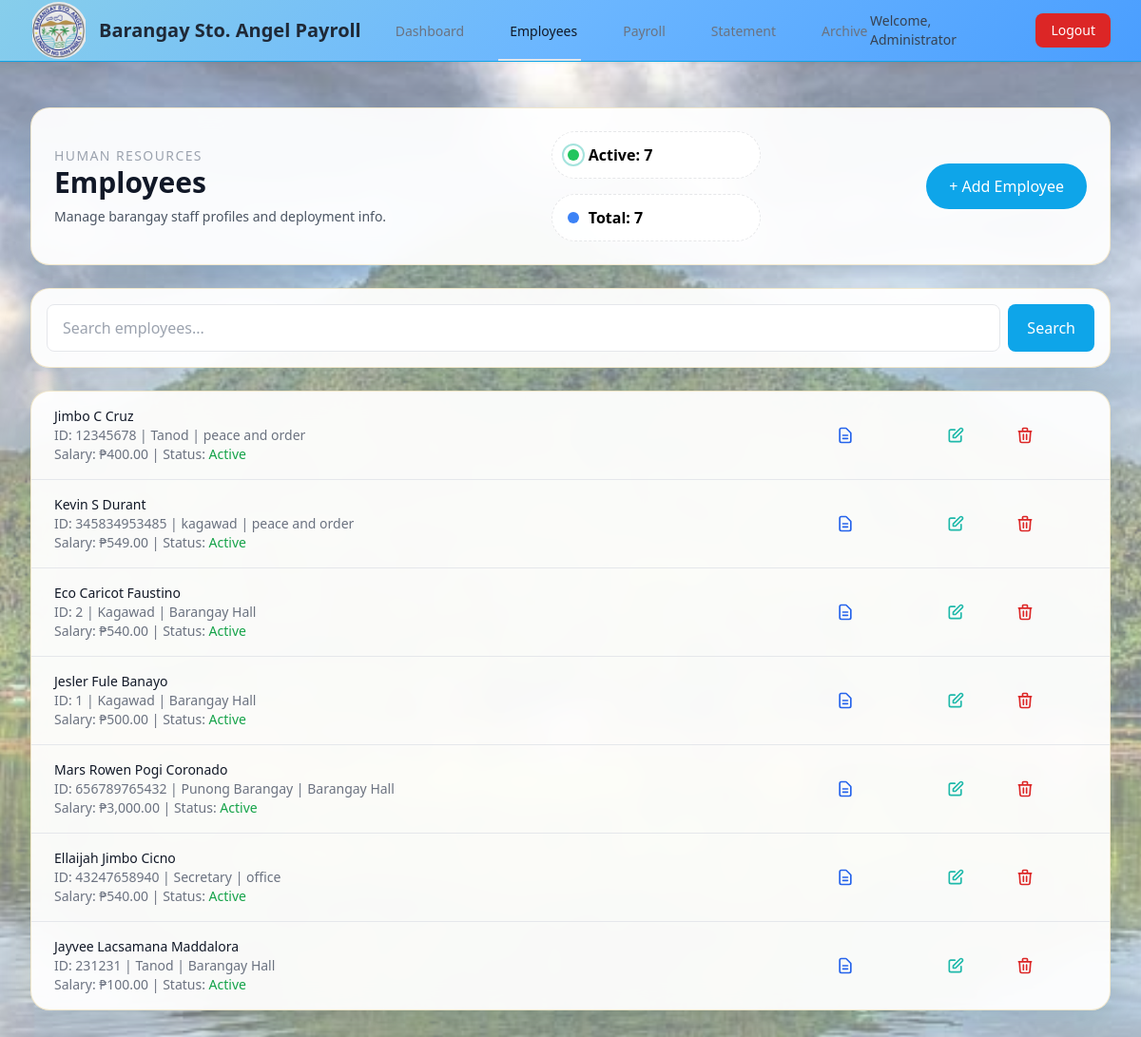
Page /Kamote/admin/employees.php (signed in) on the committed database.
### tables this page shows
CREATE TABLE `employees` (
  `id` varchar(255) NOT NULL,
  `employee_id` varchar(100) NOT NULL,
  `first_name` varchar(255) NOT NULL,
  `last_name` varchar(255) NOT NULL,
  `middle_name` varchar(255) DEFAULT NULL,
  `email` varchar(255) DEFAULT NULL,
  `phone` varchar(50) DEFAULT NULL,
  `address` text DEFAULT NULL,
  `position` varchar(255) NOT NULL,
  `department` varchar(255) NOT NULL,
  `employment_type` varchar(50) NOT NULL,
  `base_salary` decimal(10,2) NOT NULL,
  `date_hired` date NOT NULL,
  `status` varchar(50) DEFAULT 'Active',
  `created_at` timestamp NOT NULL DEFAULT current_timestamp(),
  `updated_at` timestamp NOT NULL DEFAULT current_timestamp() ON UPDATE current_timestamp()
);

### Kamote/includes/functions.php (called while the page is built, shortened)
<?php
function sanitize($data) {
    return htmlspecialchars(strip_tags(trim($data)));
}
function base_url($path = '') {
    $base = rtrim(BASE_URL, '/');
    return $base . '/' . ltrim($path, '/');
}
function formatCurrency($amount) {
    return '₱' . number_format($amount, 2);
}
?>

### Kamote/includes/auth.php (called while the page is built, shortened)
<?php
function getCurrentAdmin() {
    $pdo = getDB();
    $stmt = $pdo->prepare("SELECT id, username, name, email FROM admins WHERE id = ?");
    $stmt->execute([$_SESSION['admin_id']]);
    return $stmt->fetch();
}
?>

### Kamote/admin/employees.php (the view, shortened to what this page needs)
<?php
$pdo = getDB();
$search = sanitize($_GET['search'] ?? '');
$stats = [
    'total_employees' => $pdo->query("SELECT COUNT(*) FROM employees")->fetchColumn(),
    'active_employees' => $pdo->query("SELECT COUNT(*) FROM employees WHERE status = 'Active'")->fetchColumn(),
];
$query = "SELECT * FROM employees";
$params = [];
$query .= " ORDER BY created_at DESC";
$stmt = $pdo->prepare($query);
$stmt->execute($params);
$employees = $stmt->fetchAll();
?>
<!DOCTYPE html>
<html lang="en">
<head>
    <link rel="stylesheet" href="../assets/css/admin.css">
    <script src="https://cdn.tailwindcss.com"></script>
</head>
<body class="min-h-screen page-gradient">
    <?php include __DIR__ . '/includes/header.php'; ?>
    <main class="max-w-7xl mx-auto py-6 sm:px-6 lg:px-8">
        <div class="px-4 py-6 sm:px-0 space-y-6">
            <div class="glass-card tilt-hover p-6 flex flex-col md:flex-row md:items-center md:justify-between gap-4">
                <div>
                    <p class="text-sm uppercase tracking-widest text-gray-400">Human Resources</p>
                    <h1 class="text-3xl font-bold text-gray-900">Employees</h1>
                    <p class="mt-2 text-sm text-gray-600">Manage barangay staff profiles and deployment info.</p>
                </div>
                <div class="data-grid">
                    <div class="data-pill">
                        <span class="pulse-dot inline-block w-3 h-3 rounded-full bg-green-500"></span>
                        Active: <?php echo $stats['active_employees'] ?? '—'; ?>
                    </div>
                    <div class="data-pill">
                        <span class="inline-block w-3 h-3 rounded-full bg-blue-500"></span>
                        Total: <?php echo $stats['total_employees'] ?? '—'; ?>
                    </div>
                </div>
                <a href="<?php echo base_url('admin/employees.php?action=new'); ?>" class="px-6 py-3 bg-sky-500 text-white rounded-full hover:bg-sky-600 transition text-center">
                    + Add Employee
                </a>
            </div>
            <div class="glass-card tilt-hover p-4">
                <form method="GET" class="flex flex-col md:flex-row gap-2">
                    <input
                        type="text"
                        name="search"
                        placeholder="Search employees..."
                        value="<?php echo htmlspecialchars($search); ?>"
                        class="w-full px-4 py-3 border border-gray-200 rounded-lg focus:ring-2 focus:ring-primary-500 focus:border-transparent"
                    />
                    <div class="flex gap-2">
                        <button type="submit" class="px-5 py-3 bg-sky-500 hover:bg-sky-600 text-white rounded-lg transition">
                            Search
                        </button>
                    </div>
                </form>
            </div>
            <div class="glass-card overflow-hidden">
                <?php if (empty($employees)): ?>
                    <div class="px-6 py-8 text-center text-gray-500">
                        No employees found
                    </div>
                <?php else: ?>
                    <ul class="divide-y divide-gray-200">
                        <?php foreach ($employees as $employee): ?>
                            <li class="px-6 py-4 hover:bg-gray-50">
                                <div class="flex items-center justify-between">
                                    <div class="flex-1">
                                        <p class="text-sm font-medium text-gray-900">
                                            <?php echo htmlspecialchars($employee['first_name'] . ' ' . ($employee['middle_name'] ? $employee['middle_name'] . ' ' : '') . $employee['last_name']); ?>
                                        </p>
                                        <p class="text-sm text-gray-500">
                                            ID: <?php echo htmlspecialchars($employee['employee_id']); ?> |
                                            <?php echo htmlspecialchars($employee['position']); ?> |
                                            <?php echo htmlspecialchars($employee['department']); ?>
                                        </p>
                                        <p class="text-sm text-gray-500">
                                            Salary: <?php echo formatCurrency($employee['base_salary']); ?> |
                                            Status: <span class="font-medium <?php echo $employee['status'] === 'Active' ? 'text-green-600' : 'text-red-600'; ?>">
                                                <?php echo htmlspecialchars($employee['status']); ?>
                                            </span>
                                        </p>
                                    </div>
                                    <div class="flex space-x-2">
                                        <a href="<?php echo base_url('admin/statement-of-account.php?employee_id=' . $employee['id']); ?>" class="group inline-flex items-center gap-1 text-blue-600 hover:text-blue-800 text-sm font-medium px-2 py-1 rounded hover:bg-blue-50 transition relative">
                                            <svg xmlns="http://www.w3.org/2000/svg" class="h-5 w-5" fill="none" viewBox="0 0 24 24" stroke="currentColor">
                                                <path stroke-linecap="round" stroke-linejoin="round" stroke-width="2" d="M9 12h6m-6 4h6m2 5H7a2 2 0 01-2-2V5a2 2 0 012-2h5.586a1 1 0 01.707.293l5.414 5.414a1 1 0 01.293.707V19a2 2 0 01-2 2z" />
                                            </svg>
                                        </a>
                                        <a href="<?php echo base_url('admin/employees.php?action=edit&id=' . $employee['id']); ?>" class="group inline-flex items-center gap-1 text-primary-600 hover:text-primary-800 text-sm font-medium px-2 py-1 rounded hover:bg-primary-50 transition relative">
                                            <svg xmlns="http://www.w3.org/2000/svg" class="h-5 w-5" fill="none" viewBox="0 0 24 24" stroke="currentColor">
                                                <path stroke-linecap="round" stroke-linejoin="round" stroke-width="2" d="M11 5H6a2 2 0 00-2 2v11a2 2 0 002 2h11a2 2 0 002-2v-5m-1.414-9.414a2 2 0 112.828 2.828L11.828 15H9v-2.828l8.586-8.586z" />
                                            </svg>
                                        </a>
                                        <a href="<?php echo base_url('admin/employees.php?delete=' . $employee['id']); ?>"
                                           onclick="return confirm('Are you sure you want to delete this employee?')"
                                           class="group inline-flex items-center gap-1 text-red-600 hover:text-red-800 text-sm font-medium px-2 py-1 rounded hover:bg-red-50 transition relative">
                                            <svg xmlns="http://www.w3.org/2000/svg" class="h-5 w-5" fill="none" viewBox="0 0 24 24" stroke="currentColor">
                                                <path stroke-linecap="round" stroke-linejoin="round" stroke-width="2" d="M19 7l-.867 12.142A2 2 0 0116.138 21H7.862a2 2 0 01-1.995-1.858L5 7m5 4v6m4-6v6m1-10V4a1 1 0 00-1-1h-4a1 1 0 00-1 1v3M4 7h16" />
                                            </svg>
                                        </a>
                                    </div>
                                </div>
                            </li>
                        <?php endforeach; ?>
                    </ul>
                <?php endif; ?>
            </div>
        </div>
    </main>
</body>
</html>

### Kamote/admin/includes/header.php
<?php
$current_page = basename($_SERVER['PHP_SELF']);
$admin = getCurrentAdmin();
?>
<nav class="backdrop-blur shadow-sm border-b border-sky-500" style="background: linear-gradient(135deg, #87CEEB 0%, #6BB6FF 50%, #4A9EFF 100%);">
    <div class="max-w-7xl mx-auto px-4 sm:px-6 lg:px-8">
        <div class="flex justify-between h-16">
            <div class="flex">
                <div class="flex-shrink-0 flex items-center">
                    <img src="<?php echo base_url('img/logo.jpeg.jpg'); ?>" alt="Barangay Seal" class="h-10 w-10 mr-3" style="height: 60px; width: 60px; object-fit: contain; border-radius: 50%;">
                    <h1 class="text-xl font-bold text-gray-800">
                        Barangay Sto. Angel Payroll
                    </h1>
                </div>
                <div class="hidden sm:ml-6 sm:flex sm:space-x-8">
                    <a href="<?php echo base_url('admin/dashboard.php'); ?>" class="<?php echo $current_page === 'dashboard.php' ? 'border-primary-500 text-gray-900' : 'border-transparent text-gray-500 hover:border-gray-300 hover:text-gray-700'; ?> inline-flex items-center px-1 pt-1 border-b-2 text-sm font-medium">
                        <span class="mr-2"> </span> Dashboard
                    </a>
                    <a href="<?php echo base_url('admin/employees.php'); ?>" class="<?php echo $current_page === 'employees.php' ? 'border-primary-500 text-gray-900' : 'border-transparent text-gray-500 hover:border-gray-300 hover:text-gray-700'; ?> inline-flex items-center px-1 pt-1 border-b-2 text-sm font-medium">
                        <span class="mr-2"> </span> Employees
                    </a>
                    <a href="<?php echo base_url('admin/payroll.php'); ?>" class="<?php echo $current_page === 'payroll.php' ? 'border-primary-500 text-gray-900' : 'border-transparent text-gray-500 hover:border-gray-300 hover:text-gray-700'; ?> inline-flex items-center px-1 pt-1 border-b-2 text-sm font-medium">
                        <span class="mr-2"> </span> Payroll
                    </a>
                    <a href="<?php echo base_url('admin/statement-of-account.php'); ?>" class="<?php echo $current_page === 'statement-of-account.php' || $current_page === 'statement-print.php' ? 'border-primary-500 text-gray-900' : 'border-transparent text-gray-500 hover:border-gray-300 hover:text-gray-700'; ?> inline-flex items-center px-1 pt-1 border-b-2 text-sm font-medium">
                        <span class="mr-2"> </span> Statement
                    </a>
                    <a href="<?php echo base_url('admin/payroll-archive.php'); ?>" class="<?php echo $current_page === 'payroll-archive.php' ? 'border-primary-500 text-gray-900' : 'border-transparent text-gray-500 hover:border-gray-300 hover:text-gray-700'; ?> inline-flex items-center px-1 pt-1 border-b-2 text-sm font-medium">
                        <span class="mr-2"> </span> Archive
                    </a>
                </div>
            </div>
            <div class="flex items-center">
                <span class="text-sm text-gray-700 mr-4">
                    Welcome, <?php echo htmlspecialchars($admin['name'] ?? $admin['username']); ?>
                </span>
                <a href="<?php echo base_url('logout.php'); ?>" class="bg-red-600 hover:bg-red-700 text-white px-4 py-2 rounded-lg text-sm font-medium transition">
                    Logout
                </a>
            </div>
        </div>
    </div>
</nav>

### Kamote/assets/css/admin.css (style rules this page uses)
:root { --admin-bg: #ffffff; --admin-card: rgba(255, 255, 255, 0.94); --admin-border: rgba(224, 201, 130, 0.4); --admin-shadow: 0 12px 40px rgba(12, 77, 82, 0.12); --accent-teal: #1fb9aa; --accent-yellow: #ffd36b; }
.page-gradient { background: var(--admin-bg); min-height: 100vh; position: relative; }
.page-gradient::before { content: ""; position: fixed; top: 0; left: 0; width: 100%; height: 100%; background-image: url('../img/lakes.jpg'); background-size: cover; background-position: center; background-repeat: no-repeat; background-attachment: fixed; opacity: 0.5; z-index: 0; pointer-events: none; }
.page-gradient > * { position: relative; z-index: 1; }
.glass-card { background: var(--admin-card); border: 1px solid var(--admin-border); border-radius: 1.25rem; box-shadow: var(--admin-shadow); backdrop-filter: blur(12px); }
.tilt-hover { transition: transform 0.25s ease, box-shadow 0.25s ease; }
.pulse-dot { position: relative; }
.pulse-dot::after { content: ""; position: absolute; inset: -6px; border-radius: 50%; border: 2px solid rgba(31, 185, 170, 0.4); animation: pulse 2.5s infinite; }
.data-grid { display: grid; gap: 1rem; grid-template-columns: repeat(auto-fit, minmax(220px, 1fr)); }
.data-pill { border-radius: 999px; padding: 0.75rem 1rem; border: 1px dashed rgba(15, 23, 42, 0.1); background: rgba(255, 255, 255, 0.85); display: flex; align-items: center; gap: 0.6rem; font-weight: 600; }

### rows in the picture
employees: first_name+middle_name+last_name "Jimbo C Cruz", employee "12345678", position "Tanod", department "peace and order", base_salary "₱400.00", status "Active"
employees: first_name+middle_name+last_name "Kevin S Durant", employee "345834953485", position "kagawad", department "peace and order", base_salary "₱549.00", status "Active"
employees: first_name+middle_name+last_name "Eco Caricot Faustino", employee "2", position "Kagawad", department "Barangay Hall", base_salary "₱540.00", status "Active"
employees: first_name+middle_name+last_name "Jesler Fule Banayo", employee "1", position "Kagawad", department "Barangay Hall", base_salary "₱500.00", status "Active"
employees: first_name+middle_name+last_name "Mars Rowen Pogi Coronado", employee "656789765432", position "Punong Barangay", department "Barangay Hall", base_salary "₱3,000.00", status "Active"
employees: first_name+middle_name+last_name "Ellaijah Jimbo Cicno", employee "43247658940", position "Secretary", department "office", base_salary "₱540.00", status "Active"
employees: first_name+middle_name+last_name "Jayvee Lacsamana Maddalora", employee "231231", position "Tanod", department "Barangay Hall", base_salary "₱100.00", status "Active"

### other values in the picture
$admin['name'] "Administrator"
$stats['active_employees'] "7"
$stats['total_employees'] "7"
